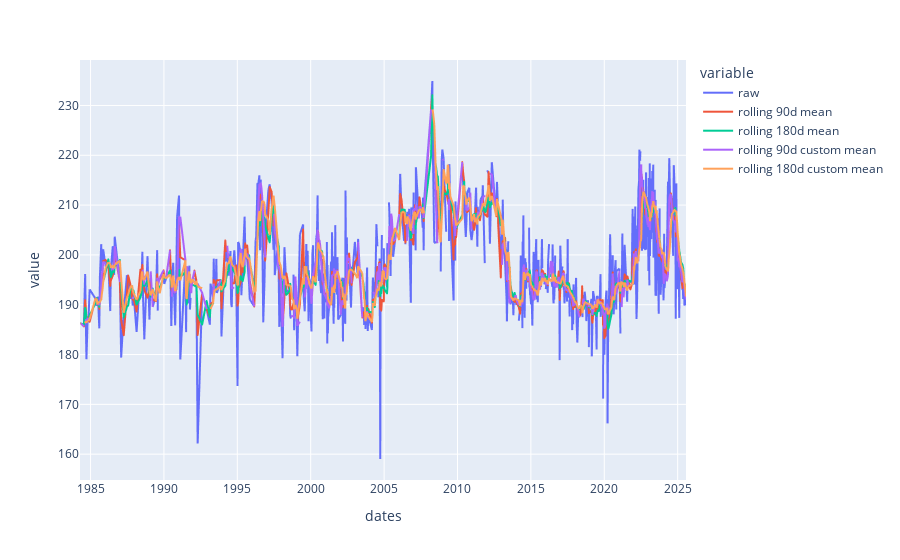

The code cell stored with this chart in its notebook:
### Code cell
f = files[files.str.contains("sar1026")].iloc[0]
# despiked_filename = f.replace(".csv", "_tidally_corrected.csv")
df = pd.read_csv(f)
df.dates = pd.to_datetime(df.dates)
df.set_index("dates", inplace=True)
display(df.columns)
import matplotlib.pyplot as plt

transect_id = "sar1026-0007"


def custom_mean(window):
    return window[window.between(window.quantile(0.25), window.quantile(0.75))].mean()


pd.DataFrame(
    {
        "raw": df[transect_id],
        "rolling 90d mean": df[transect_id].rolling("90d", min_periods=1).mean(),
        "rolling 180d mean": df[transect_id].rolling("180d", min_periods=1).mean(),
        "rolling 90d custom mean": df[transect_id]
        .rolling("90d", min_periods=1)
        .apply(custom_mean),
        "rolling 180d custom mean": df[transect_id]
        .rolling("180d", min_periods=1)
        .apply(custom_mean),
        # "rolling 365d": df[transect_id].rolling("365d", min_periods=1).mean(),
    },
    index=df.index,
).plot()

### Figure 1 — Plotly figure (JSON) as saved in the notebook; plotly's stock layout.template omitted (floating-point values rounded to 4 significant figures; data arrays with more than 128 entries replaced by an {"elided": "..."} marker saying what was removed)
{"data": [{"hovertemplate": "variable=raw<br>dates=%{x}<br>value=%{y}<extra></extra>", "legendgroup": "raw", "line": {"color": "#636efa", "dash": "solid"}, "marker": {"symbol": "circle"}, "mode": "lines", "name": "raw", "showlegend": true, "type": "scattergl", "x": {"elided": "709 str values"}, "xaxis": "x", "y": {"elided": "709 float values"}, "yaxis": "y"}, {"hovertemplate": "variable=rolling 90d mean<br>dates=%{x}<br>value=%{y}<extra></extra>", "legendgroup": "rolling 90d mean", "line": {"color": "#EF553B", "dash": "solid"}, "marker": {"symbol": "circle"}, "mode": "lines", "name": "rolling 90d mean", "showlegend": true, "type": "scattergl", "x": {"elided": "709 str values"}, "xaxis": "x", "y": {"elided": "709 float values"}, "yaxis": "y"}, {"hovertemplate": "variable=rolling 180d mean<br>dates=%{x}<br>value=%{y}<extra></extra>", "legendgroup": "rolling 180d mean", "line": {"color": "#00cc96", "dash": "solid"}, "marker": {"symbol": "circle"}, "mode": "lines", "name": "rolling 180d mean", "showlegend": true, "type": "scattergl", "x": {"elided": "709 str values"}, "xaxis": "x", "y": {"elided": "709 float values"}, "yaxis": "y"}, {"hovertemplate": "variable=rolling 90d custom mean<br>dates=%{x}<br>value=%{y}<extra></extra>", "legendgroup": "rolling 90d custom mean", "line": {"color": "#ab63fa", "dash": "solid"}, "marker": {"symbol": "circle"}, "mode": "lines", "name": "rolling 90d custom mean", "showlegend": true, "type": "scattergl", "x": {"elided": "709 str values"}, "xaxis": "x", "y": {"elided": "709 float values"}, "yaxis": "y"}, {"hovertemplate": "variable=rolling 180d custom mean<br>dates=%{x}<br>value=%{y}<extra></extra>", "legendgroup": "rolling 180d custom mean", "line": {"color": "#FFA15A", "dash": "solid"}, "marker": {"symbol": "circle"}, "mode": "lines", "name": "rolling 180d custom mean", "showlegend": true, "type": "scattergl", "x": {"elided": "709 str values"}, "xaxis": "x", "y": {"elided": "709 float values"}, "yaxis": "y"}], "layout": {"legend": {"title": {"text": "variable"}, "tracegroupgap": 0}, "margin": {"t": 60}, "xaxis": {"anchor": "y", "domain": [0.0, 1.0], "title": {"text": "dates"}}, "yaxis": {"anchor": "x", "domain": [0.0, 1.0], "title": {"text": "value"}}}}
